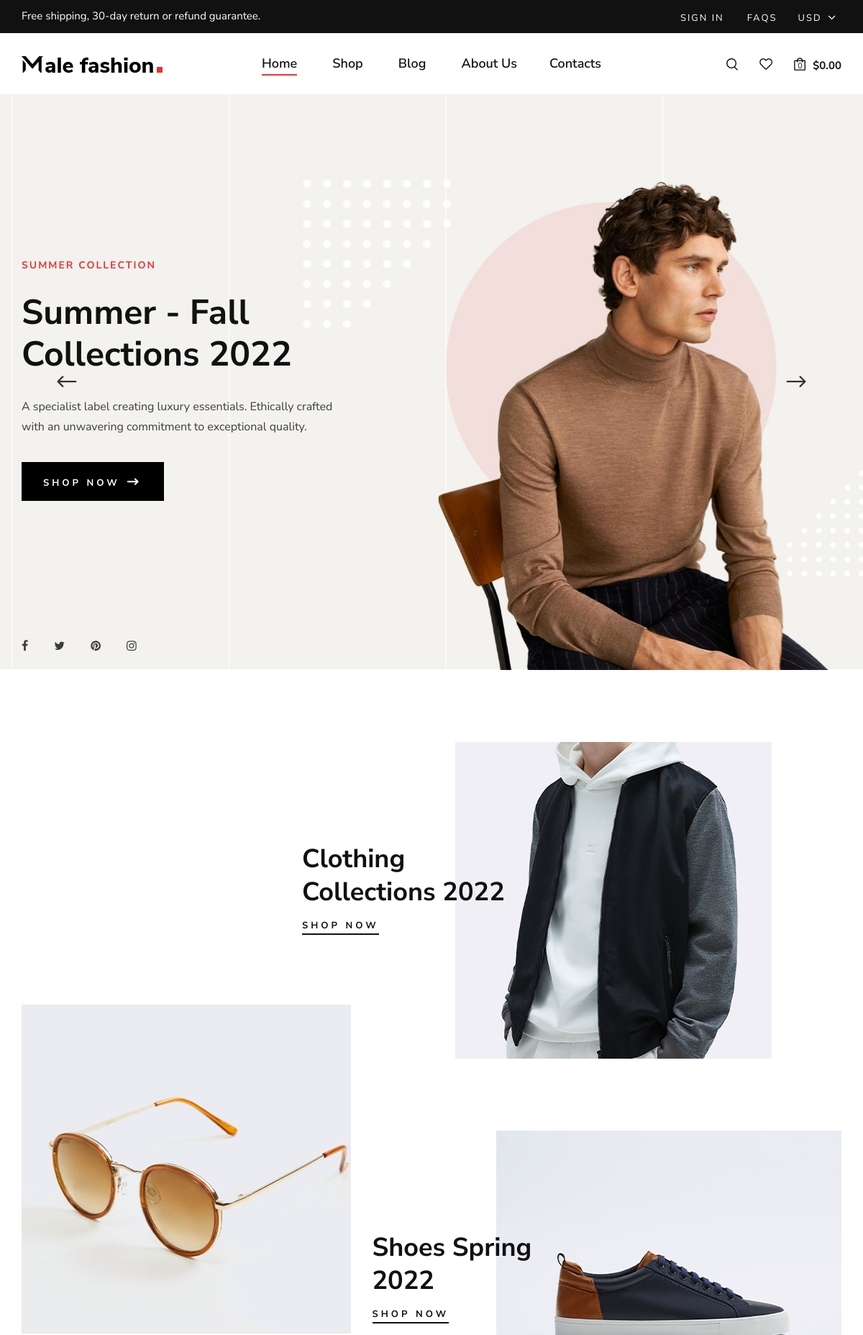
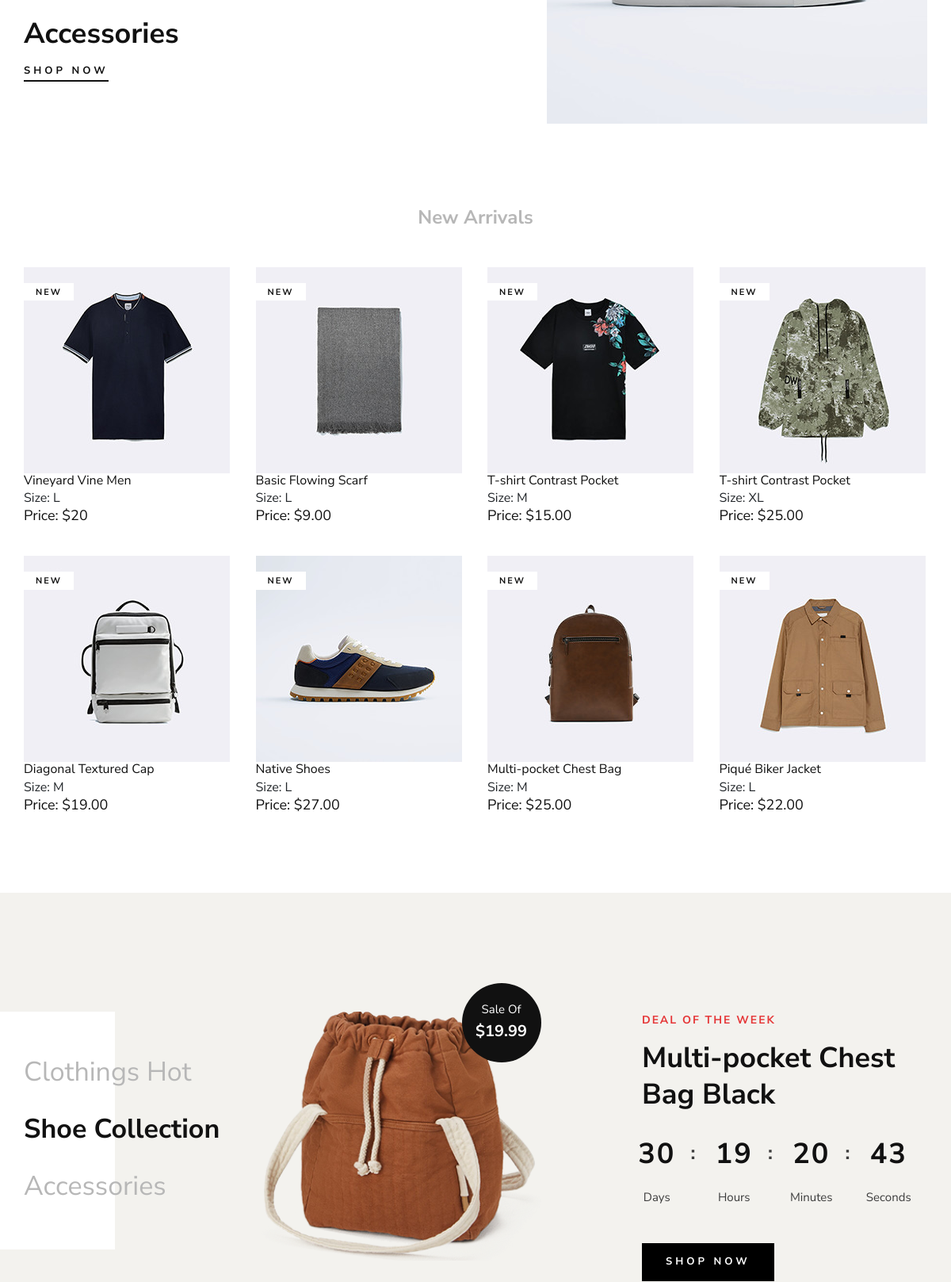
The page / (upper part) on the database its author committed (2 pictures, top to bottom).
### tables this page shows
CREATE TABLE `tbl_products` (
  `pro_id` int(20) NOT NULL,
  `pro_code` varchar(20) NOT NULL,
  `pro_name` varchar(50) NOT NULL,
  `img` varchar(50) NOT NULL,
  `size` varchar(50) NOT NULL,
  `price` varchar(50) NOT NULL
);

### index.php (the view, shortened to what this page needs)
<!DOCTYPE html>
<html lang="zxx">
<head>
    <link rel="stylesheet" href="css/bootstrap.min.css" type="text/css">
    <link rel="stylesheet" href="css/font-awesome.min.css" type="text/css">
    <link rel="stylesheet" href="css/elegant-icons.css" type="text/css">
    <link rel="stylesheet" href="css/magnific-popup.css" type="text/css">
    <link rel="stylesheet" href="css/nice-select.css" type="text/css">
    <link rel="stylesheet" href="css/owl.carousel.min.css" type="text/css">
    <link rel="stylesheet" href="css/slicknav.min.css" type="text/css">
    <link rel="stylesheet" href="css/style.css" type="text/css">
    <?php
    include_once('admin/config.php');
    ?>
</head>
<body>
    <header class="header">
        <div class="header__top">
            <div class="container">
                <div class="row">
                    <div class="col-lg-6 col-md-7">
                        <div class="header__top__left">
                            <p>Free shipping, 30-day return or refund guarantee.</p>
                        </div>
                    </div>
                    <div class="col-lg-6 col-md-5">
                        <div class="header__top__right">
                            <div class="header__top__links">
                                <a href="#">Sign in</a>
                                <a href="#">FAQs</a>
                            </div>
                            <div class="header__top__hover">
                                <span>Usd <i class="arrow_carrot-down"></i></span>
                            </div>
                        </div>
                    </div>
                </div>
            </div>
        </div>
        <div class="container">
            <div class="row">
                <div class="col-lg-3 col-md-3">
                    <div class="header__logo">
                        <a href="./index.php"><img src="img/logo.png" alt=""></a>
                    </div>
                </div>
                <div class="col-lg-6 col-md-6">
                    <nav class="header__menu mobile-menu">
                        <ul>
                            <li class="active"><a href="./index.php">Home</a></li>
                            <li><a href="./shop.php">Shop</a></li>
                            <li><a href="./blog.php">Blog</a></li>
                            <li><a href="./about.php">About Us</a>
                            <li><a href="./contact.php">Contacts</a></li>
                        </ul>
                    </nav>
                </div>
                <div class="col-lg-3 col-md-3">
                    <div class="header__nav__option">
                        <a href="#" class="search-switch"><img src="img/icon/search.png" alt=""></a>
                        <a href="#"><img src="img/icon/heart.png" alt=""></a>
                        <a href="shopping-cart.php"><img src="img/icon/cart.png" alt=""> <span>0</span></a>
                        <div class="price">$0.00</div>
                    </div>
                </div>
            </div>
        </div>
    </header>
    <section class="hero">
        <div class="hero__slider owl-carousel">
            <div class="hero__items set-bg" data-setbg="img/hero/hero-1.jpg">
                <div class="container">
                    <div class="row">
                        <div class="col-xl-5 col-lg-7 col-md-8">
                            <div class="hero__text">
                                <h6>Summer Collection</h6>
                                <h2>Summer - Fall Collections 2022</h2>
                                <p>A specialist label creating luxury essentials. Ethically crafted with an unwavering
                                commitment to exceptional quality.</p>
                                <a href="shop.php" class="primary-btn">Shop now <span class="arrow_right"></span></a>
                                <div class="hero__social">
                                    <a href="#"><i class="fa fa-facebook"></i></a>
                                    <a href="#"><i class="fa fa-twitter"></i></a>
                                    <a href="#"><i class="fa fa-pinterest"></i></a>
                                    <a href="#"><i class="fa fa-instagram"></i></a>
                                </div>
                            </div>
                        </div>
                    </div>
                </div>
            </div>
        </div>
    </section>
    <section class="banner spad">
        <div class="container">
            <div class="row">
                <div class="col-lg-7 offset-lg-4">
                    <div class="banner__item">
                        <div class="banner__item__pic">
                            <img src="img/banner/banner-1.jpg" alt="">
                        </div>
                        <div class="banner__item__text">
                            <h2>Clothing Collections 2022</h2>
                            <a href="shop.php">Shop now</a>
                        </div>
                    </div>
                </div>
                <div class="col-lg-5">
                    <div class="banner__item banner__item--middle">
                        <div class="banner__item__pic">
                            <img src="img/banner/banner-2.jpg" alt="">
                        </div>
                        <div class="banner__item__text">
                            <h2>Accessories</h2>
                            <a href="shop.php">Shop now</a>
                        </div>
                    </div>
                </div>
                <div class="col-lg-7">
                    <div class="banner__item banner__item--last">
                        <div class="banner__item__pic">
                            <img src="img/banner/banner-3.jpg" alt="">
                        </div>
                        <div class="banner__item__text">
                            <h2>Shoes Spring 2022</h2>
                            <a href="shop.php">Shop now</a>
                        </div>
                    </div>
                </div>
            </div>
        </div>
    </section>
    <section class="product spad">
        <div class="container">
            <div class="row">
                <div class="col-lg-12">
                    <ul class="filter__controls">
                        <li class-"active" data-filter="*">New Arrivals</li>
                    </ul>
                </div>
            </div>
            <div class="row product__filter">
            <?php
                        $query = "SELECT * From tbl_products ORDER BY pro_id DESC LIMIT 8";
                        $result = mysqli_query($conn, $query);
                        if (mysqli_num_rows($result) > 0) {
                            while ($row = mysqli_fetch_array($result)) {
                        ?>
                <div class="col-lg-3 col-md-6 col-sm-6 col-md-6 col-sm-6 mix new-arrivals">
                    <div class="product__item">
                        <div class="product__item__pic set-bg">
                        <a href="item.php?Proid=<?php echo $row["pro_id"]; ?>"><img src="img/product/<?php echo $row['img']; ?>" height="260" width="260"></a>
                            <span class="label">New</span>
                        </div>
                        <div>
                            <h6><?php echo $row['pro_name']; ?></h6>
                            <div class="rating">
                                Size: <?php echo $row['size']; ?>
                            </div>
                            <h5>Price: $<?php echo $row['price']; ?></h5>
                        </div>
                    </div>
                </div>
                <?php
                            }
                        }
                        ?>
            </div>
        </div>
    </section>
    <section class="categories spad">
        <div class="container">
            <div class="row">
                <div class="col-lg-3">
                    <div class="categories__text">
                        <h2>Clothings Hot <br /> <span>Shoe Collection</span> <br /> Accessories</h2>
                    </div>
                </div>
                <div class="col-lg-4">
                    <div class="categories__hot__deal">
                        <img src="img/product-sale.png" alt="">
                        <div class="hot__deal__sticker">
                            <span>Sale Of</span>
                            <h5>$19.99</h5>
                        </div>
                    </div>
                </div>
                <div class="col-lg-4 offset-lg-1">
                    <div class="categories__deal__countdown">
                        <span>Deal Of The Week</span>
                        <h2>Multi-pocket Chest Bag Black</h2>
                        <div class="categories__deal__countdown__timer" id="countdown">
                        </div>
                        <a href="shop.php" class="primary-btn">Shop now</a>
                    </div>
                </div>
            </div>
        </div>
    </section>
</body>
</html>

### rows shown on the page
tbl_products: img (picture), pro_name "Vineyard Vine Men", size "L", price "20"
tbl_products: img (picture), pro_name "Basic Flowing Scarf", size "L", price "9.00"
tbl_products: img (picture), pro_name "T-shirt Contrast Pocket", size "M", price "15.00"
tbl_products: img (picture), pro_name "T-shirt Contrast Pocket", size "XL", price "25.00"
tbl_products: img (picture), pro_name "Diagonal Textured Cap", size "M", price "19.00"
tbl_products: img (picture), pro_name "Native Shoes", size "L", price "27.00"
tbl_products: img (picture), pro_name "Multi-pocket Chest Bag", size "M", price "25.00"
tbl_products: img (picture), pro_name "Piqué Biker Jacket", size "L", price "22.00"
